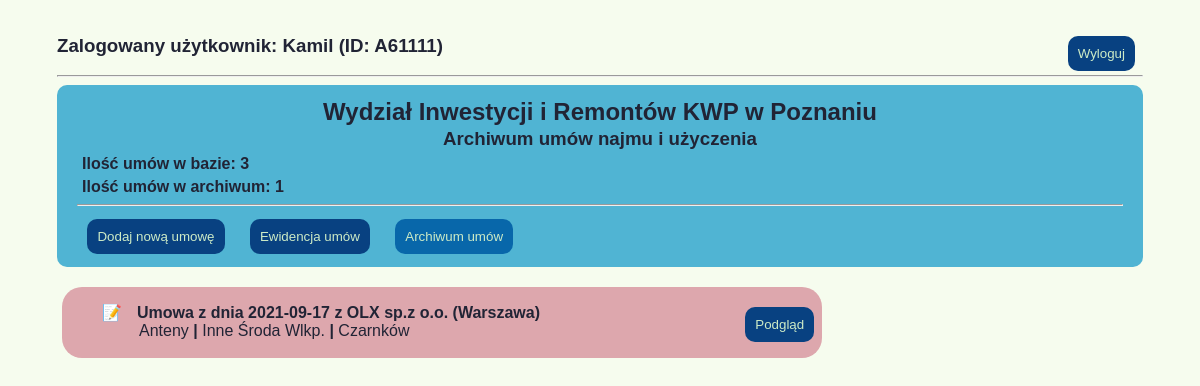
/umowy/archiwum/ (signed in), run on an earlier commit of the app's database.
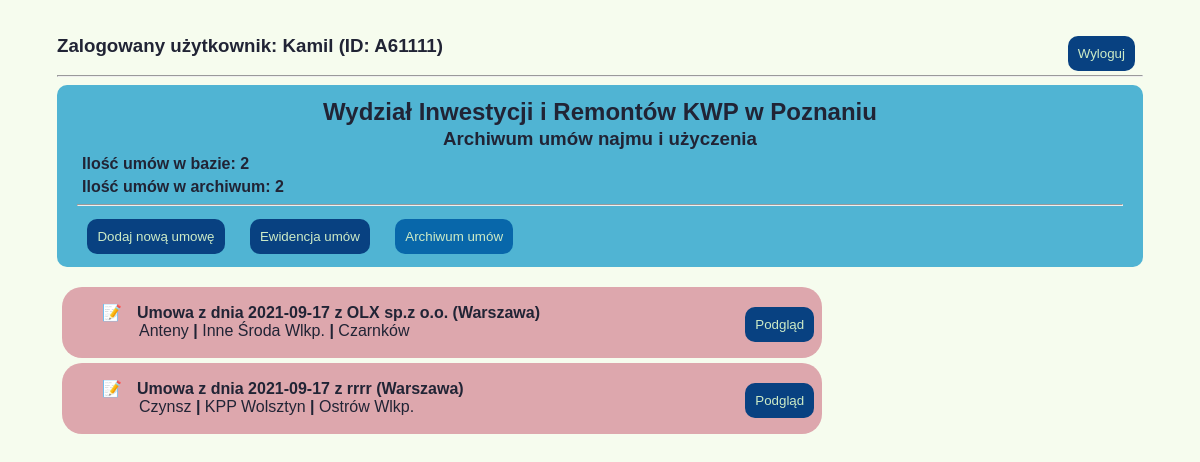
And on a later commit of the database.
### umowyapp/models.py (models this page shows)
class Umowy(models.Model):
    data_umowy = models.DateField(null=False)
    nr_umowy = models.CharField(max_length=20, null=True, default="BRAK")
    podstawa_prawna = models.ForeignKey(Podstawa_prawna, on_delete=models.CASCADE, null=True, blank=True)
    nazwa_uzyczajacego = models.CharField(max_length=30, null=True)
    adres_uzyczajacego = models.CharField(max_length=30, null=True)
    kod_pocztowy_uzyczajacego = models.CharField(max_length=6, null=True)
    miasto_uzyczajacego = models.CharField(max_length=20, null=True)
    okres_obowiazywania = models.DateField(blank=True, default="")
    typ_umowy = models.ForeignKey(Rodzaj_umowy, on_delete=models.CASCADE, null=False)
    pow_uzyczona = models.FloatField(max_length=4, null=True, blank=True)
    rodzaj_kosztow_prad = models.BooleanField()
    informacje_prad = models.TextField(null=True, default="---Niezbędne informacje---")
    rodzaj_kosztow_gaz = models.BooleanField()
    informacje_gaz = models.TextField(null=True, default="---Niezbędne informacje---")
    rodzaj_kosztow_woda = models.BooleanField()
    informacje_woda = models.TextField(null=True, default="---Niezbędne informacje---")
    rodzaj_kosztow_co = models.BooleanField()
    informacje_co = models.TextField(null=True, default="---Niezbędne informacje---")
    powiaty_jedn = models.ForeignKey(Powiaty_Wlkp, on_delete=models.CASCADE)
    rodzaj_jedn = models.ForeignKey(Rodzaje_jednostek, on_delete=models.CASCADE)
    adres_jedn = models.CharField(max_length=30, null=True)
    miasto_jedn = models.CharField(max_length=20, null=True)
    kod_pocztowy_jedn = models.CharField(max_length=6, null=True)
    skan_umowy = models.FileField(upload_to='umowy_pdf', null=True, blank=True)
    stan_umowy = models.ForeignKey(Stan_umow, on_delete=models.CASCADE)
    uwagi = models.TextField(null=True, blank=True, default="")
    deleted = models.BooleanField(null=False, default=0)
    def __str__(self):
        return self.umowa_z_data()
    def umowa_z_data(self):
        return "Umowa z dnia {} z {} ({})".format(self.data_umowy, self.nazwa_uzyczajacego, self.miasto_uzyczajacego)

class Rodzaj_umowy(models.Model):
    rodz_um = models.CharField(max_length=6, default="Czynsz")
    def __str__(self):
        return self.rodzaj_um()
    def rodzaj_um(self):
        return "{}".format(self.rodz_um)

class Rodzaje_jednostek(models.Model):
    rodzaj = models.CharField(max_length=4, null=False)
    def __str__(self):
        return self.rodzaj_jedn()
    def rodzaj_jedn(self):
        return "{}".format(self.rodzaj)

class Powiaty_Wlkp(models.Model):
    powiat = models.CharField(max_length=12, null=False)
    def __str__(self):
        return self.powiat_jedn()
    def powiat_jedn(self):
        return "{}".format(self.powiat)

### umowyapp/views.py (the view)
# urls.py: path('archiwum/', archiwalne_umowy, name="archiwalne_umowy"),
@login_required
def archiwalne_umowy(request):
    archiwalne = Umowy.objects.filter(deleted=1)
    wszystkie = Umowy.objects.filter(deleted=0)
    return render(request, 'archiwum.html', {'archiwalne': archiwalne, 'wszystkie': wszystkie})

### templates/archiwum.html (shortened to what this page needs)
{%extends 'start.html'%}
{%block strona%}
{% if user.is_authenticated%}
<div  class="element_login">
    <div class="user_name">
        <h3>Zalogowany użytkownik: {{user.first_name}} (ID: {{ user.username}})</h3>
    </div>
    <div class="button-logout">
        <a href="{%url 'logout'%}"><button class="button-general">Wyloguj</button></a>
    </div>
</div>
    {%else%}
        <a href="{%url 'login'%}">Login</a>
    {%endif%}
<hr>
<div class="ewidencja-title">
    <h2 class="title">Wydział Inwestycji i Remontów KWP w Poznaniu</h2>
    <h3 class="title">Archiwum umów najmu i użyczenia</h3>
    <h4 class="info-umowy">Ilość umów w bazie: {{wszystkie|length}}</h4>
    <h4 class="info-umowy">Ilość umów w archiwum: {{archiwalne|length}}</h4>
<hr>
    <nav>
        <a href="{% url 'nowe_umowy'%}"><button class="button-general button-menu">Dodaj nową umowę</button></a>
        <a href="{% url 'wszystkie_umowy'%}"><button class="button-general button-menu">Ewidencja umów</button></a>
        <a href="{% url 'archiwalne_umowy'%}"><button class="button-general button-menu active">Archiwum umów</button></a>
    </nav>
</div>
{%for umowa in archiwalne%}
<main class="lista archiwum">
    <ul class="lista_umow">
        <li class="lista-option">
            <p class="znacznik"><b>{{umowa}} </b></p>
            <p class="info">{{umowa.typ_umowy}} <b>|</b> {{umowa.rodzaj_jedn}} {{umowa.miasto_jedn}} <b>|</b> {{umowa.powiaty_jedn}}</p>
        </li>
    </ul>
    <div>
        <a href="{% url 'podglad_umowy' umowa.id %}"><button class="button-general">Podgląd</button></a>
    </div>
</main>
{%endfor%}
{%endblock%}

What changed in the data, as far as the page shows it:
now on this page (row edited): Umowy: data_umowy+nazwa_uzyczajacego+miasto_uzyczajacego "Umowa z dnia 2021-09-17 z rrrr (Warszawa)", typ_umowy "Czynsz", rodzaj_jedn "KPP", miasto_jedn "Wolsztyn", powiaty_jedn "Ostrów Wlkp."
Also different on the page:
{{ wszystkie|length }}: "3" → "2"
{{ archiwalne|length }}: "1" → "2"
